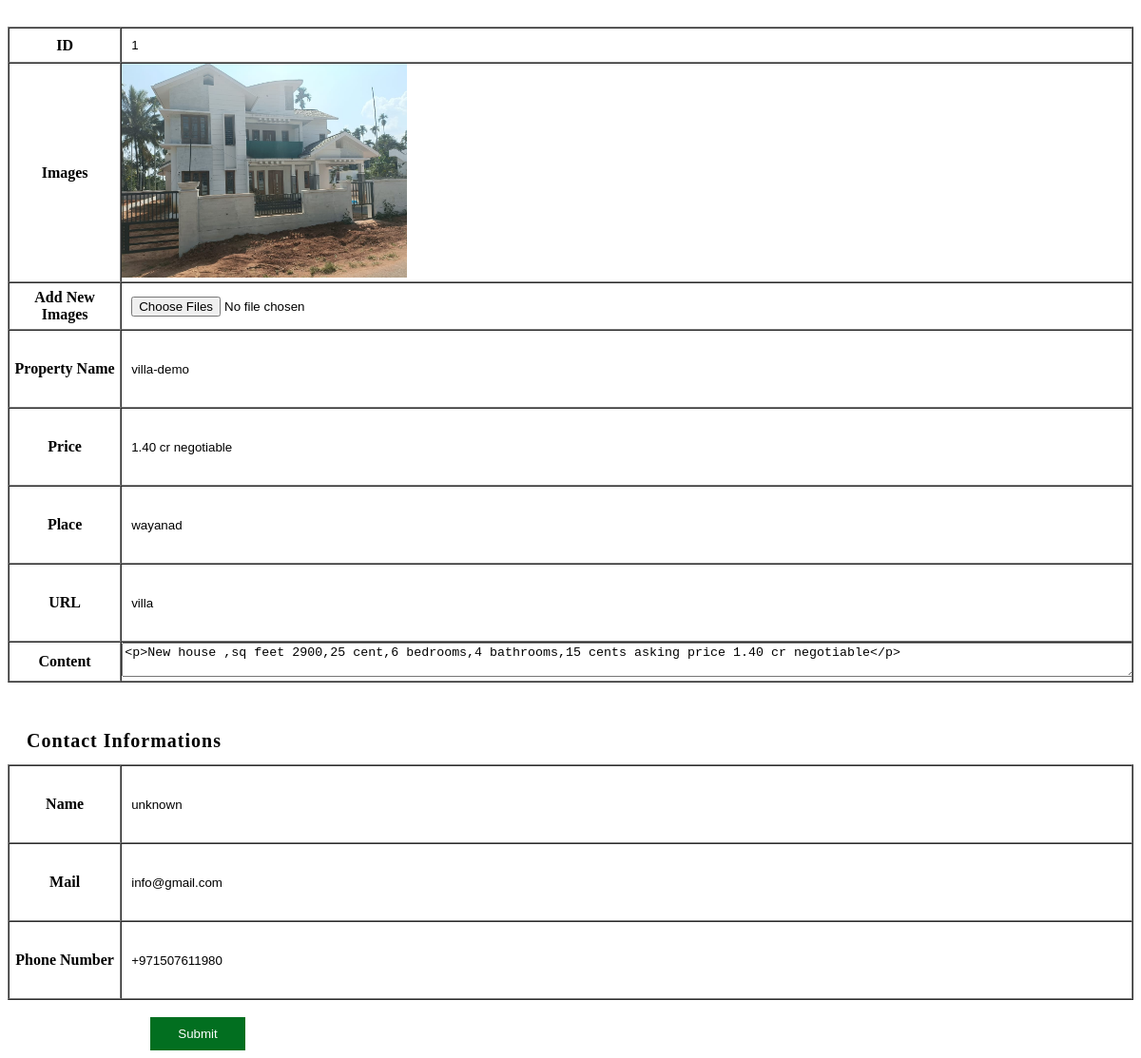
Page /dashboard/villa/update.php?sa=1 (signed in) on the committed database.
### tables this page shows
CREATE TABLE `villa` (
  `id` int(11) NOT NULL,
  `images` text NOT NULL,
  `pname` varchar(200) NOT NULL,
  `name` varchar(100) NOT NULL,
  `price` varchar(50) NOT NULL,
  `mail` varchar(100) NOT NULL,
  `place` varchar(100) NOT NULL,
  `url` text NOT NULL,
  `phone` varchar(50) NOT NULL,
  `txt` text NOT NULL
);

### dashboard/villa/update.php (the view, shortened to what this page needs)
<?php
if (isset($_SESSION['id']) && isset($_SESSION['username'])) {
?>
<!DOCTYPE html>
<html lang="en">
<head>
    <link rel="stylesheet" href="../css/style.css">
</head>
<body>
   <?php
   include("../root/db.php");
   $id=$_GET['sa'];
   $sql="SELECT * FROM villa WHERE id='$id'";
   $result=$mysqli->query($sql);
   if($result->num_rows>0){
    while($row=$result->fetch_assoc()){
?>
        <table width="100%" style="margin: auto;padding-top:20px" align="center" cellpadding="0" cellspacing="0">
            <tr>
                <td>
                    <form action="update_back.php" method="post" enctype="multipart/form-data" id="formID" class="formular">
                        <table width="100%" border="1" cellspacing="0" cellpadding="0">
                            <tr>
                                <td width="175" style="text-align: center;">ID</td>
                                <td width="419"><input type="text" name="image_id" value="<?php echo $row['id'];?>" readonly/></td>
                            </tr>
                            <tr>
                                <td style="text-align: center;">Images</td>
                                <td>
                                <?php
                                  $imageFilenames = explode(',', $row['images']);
                                  $num = count($imageFilenames);
                                  for ($i = 0; $i < $num; $i++) {
                                    $firstImage = trim($imageFilenames[$i]);
                                    $imagePath = "../gallery/villa/" . $firstImage;
                                    ?>
                                      <img src="<?php echo $imagePath; ?>" alt="Current Image" style="max-width: 300px; max-height: 300px;">
                                      <?php
                                  }
                                  ?>
                                </td>
                            </tr>
                            <tr style="height: 50px;">
                                <td style="text-align: center;">Add New Images</td>
                                <td><input type="file" name="new_images[]" class="validate[required]" multiple /></td>
                            </tr>
                            <tr>
                                <td style="text-align: center;">Property Name</td>
                                <td style="width: 90%;"><input style="width: 99%;height: 60px;" type="text" name="pname" value="<?php echo $row['pname'];?>"/></td>
                            </tr>
                            <tr>
                                <td style="text-align: center;">Price</td>
                                <td style="width: 90%;"><input style="width: 99%;height: 60px;" type="text" name="price" value="<?php echo $row['price'];?>"/></td>
                            </tr>
                            <tr>
                                <td style="text-align: center;">Place</td>
                                <td style="width: 90%;"><input style="width: 99%;height: 60px;" type="text" name="place" value="<?php echo $row['place'];?>"/></td>
                            </tr>
                            <tr>
                                <td style="text-align: center;">URL</td>
                                <td style="width: 90%;"><input style="width: 99%;height: 60px;" type="text" name="url" value="<?php echo $row['url'];?>"/></td>
                            </tr>
                            <tr>
                                <td style="text-align: center;">Content</td>
                                <td style="width: 90%;"><textarea name="txt" id="editor" style="width: 100%;"><?php echo $row['txt'];?></textarea></td>
                            </tr>
                            </table><br><br>
                            <tr>
                                <td style="height: 50px;border:0;padding-left:20px;letter-spacing:1px;font-size:20px;">Contact Informations</td>
                            </tr>
                            <table width="100%" border="1" cellspacing="0" cellpadding="0">
                            <tr>
                                <td style="text-align: center;">Name</td>
                                <td style="width: 90%;"><input style="width: 99%;height: 60px;" type="text" name="name" value="<?php echo $row['name'];?>"/></td>
                            </tr>
                            <tr>
                                <td style="text-align: center;">Mail</td>
                                <td style="width: 90%;"><input style="width: 99%;height: 60px;" type="mail" name="mail" value="<?php echo $row['mail'];?>"/></td>
                            </tr>
                            <tr>
                                <td style="text-align: center;">Phone Number</td>
                                <td style="width: 90%;"><input style="width: 99%;height: 60px;" type="phone" name="phone" value="<?php echo $row['phone'];?>"/></td>
                            </tr>
                        </table>
                        <br>
                        <div class="card">
                            <input type="submit" name="button" id="button" value="Submit" class="submit-btn"/>
                        </div>
                    </form>
                </td>
            </tr>
        </table>
<?php
        }
    }
?>
</body>
</html>
<?php
} else {
    header("Location: ../login/index.php");
    exit();
}
?>

### dashboard/css/style.css (style rules this page uses)
:root { --blue:#14b0a9; --red:#764d2a; --primary_clr:#026f20; --heading-clr:#026f20b5; --secondary-clr:#b64646d4; }
.submit-btn { width: 100px; padding: 10px; background-color: var(--primary_clr); color: white; border: 0; margin-left: 150px; }

### dashboard/villa/update.php (style rules this page uses)
input { border: 0; outline: 0; padding: 10px; }
td { overflow-x: hidden; }
table tr td:nth-child(1) { font-weight: bold; }

### rows in the picture
villa: image_id "1", images (picture), pname "villa-demo", price "1.40 cr negotiable", place "wayanad", url "villa", txt "<p>New house ,sq feet 2900,25 cent,6 bedrooms,4 bathrooms,15 cents asking price 1.40 cr negotiable</p>", name "unknown", mail "info@gmail.com", phone "+971507611980"
